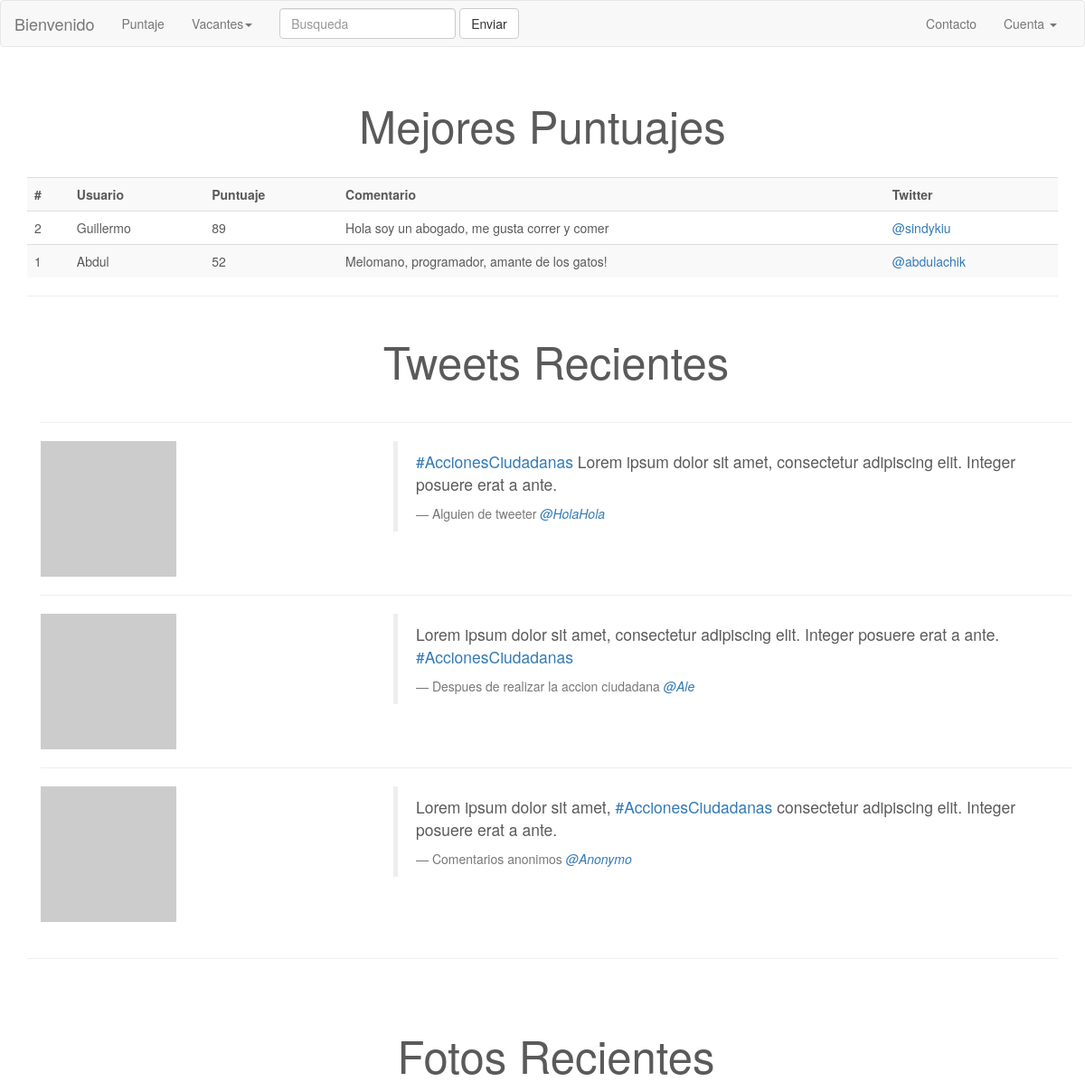
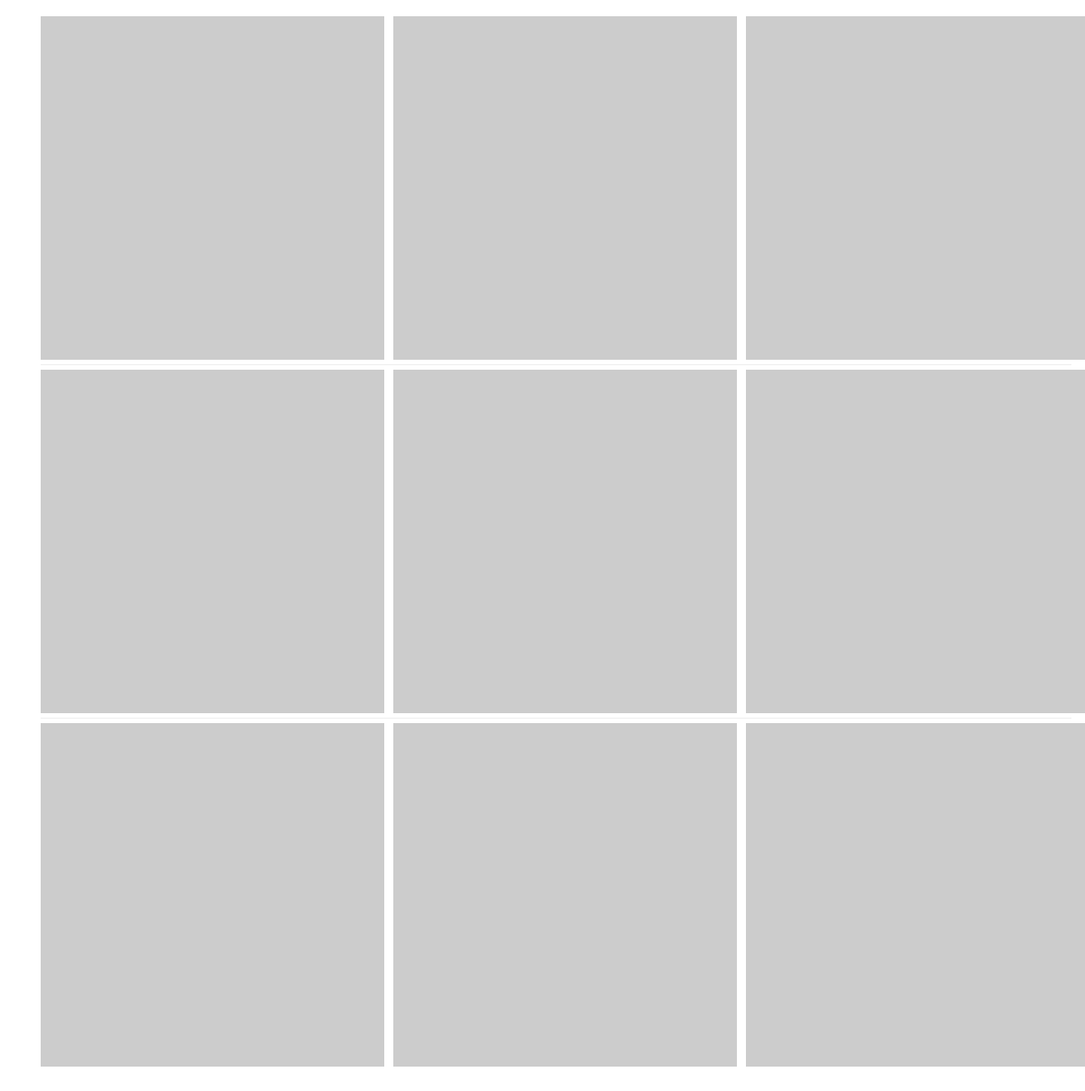
/puntaje, run on the app's committed database (2 pictures, top to bottom).
### models.py (models this page shows, shortened)
class Usuario(UserMixin, Model):
    usuario = CharField(unique=True)
    email = CharField(unique=True)
    password = CharField(max_length=100)
    puntos = IntegerField(default=0)
    twitter_id = CharField(unique=True)
    bio = CharField(max_length=280)
    registro = DateTimeField(default=datetime.datetime.now)
    es_admin = BooleanField(default=False)
    class Meta:
        database = DATABASE
        order_by = ('-registro',)

### run.py (the view)
@app.route('/puntaje')
def puntaje():
	usuarios = models.Usuario.select().order_by(-models.Usuario.puntos)
	return render_template('puntuaje.html', usuarios=usuarios)

### run.py (called while the page is built)
@app.before_request
def antes_request():
	g.db = models.DATABASE
	g.db.connect()
	g.user = current_user

@app.after_request
def despues_request(response):
	g.db.close()
	return response

### templates/puntuaje.html
{% extends 'base.html' %}
{% block content %}
            <div class="container">
                <h1 class="recientes">Mejores Puntuajes</h1>
                <table class="table table-striped">
                  <tr>
                    <th>#</th>
                    <th>Usuario</th>
                    <th>Puntuaje</th>
                    <th>Comentario</th>
                    <th>Twitter</th>
                  </tr>
                 {% for usuario in usuarios %}
                 <tr>
                    <td>{{ usuario.id }}</td>
                    <td>{{ usuario.usuario }}</td>
                    <td>{{ usuario.puntos }}</td>
                    <td>{{ usuario.bio }}</td>
                    <td><a href="http:/www.twitter.com/{{ usuario.twitter_id }}">@{{ usuario.twitter_id }}</a></td>
                  </tr>
                 {% endfor %}
                </table>
        <hr class="pic-divider">
        <div class="container">
            <h2 class="recientes">Tweets Recientes</h2>
            <hr class="tweets-divider">
                <div class="row">
                    <div class="col-md-4">
                        <img src="http://placehold.it/150x150">
                    </div>
                    <div class="col-md-8">
                        <blockquote>
                          <p><a href="#">#AccionesCiudadanas</a> Lorem ipsum dolor sit amet, consectetur adipiscing elit. Integer posuere erat a ante.</p>
                          <footer>Alguien de tweeter <cite title="Source Title"><a href="#">@HolaHola</a></cite></footer>
                        </blockquote>
                    </div>
                </div>
            <hr class="tweets-divider">
                <div class="row">
                    <div class="col-md-4">
                        <img src="http://placehold.it/150x150">
                    </div>
                    <div class="col-md-8">
                        <blockquote>
                          <p>Lorem ipsum dolor sit amet, consectetur adipiscing elit. Integer posuere erat a ante. <a href="#">#AccionesCiudadanas</a></p>
                          <footer>Despues de realizar la accion ciudadana <cite title="Source Title"><a href="#">@Ale</a></cite></footer>
                        </blockquote>
                    </div>
                </div>
            <hr class="tweets-divider">
                <div class="row">
                    <div class="col-md-4">
                        <img src="http://placehold.it/150x150">
                    </div>
                    <div class="col-md-8">
                        <blockquote>
                          <p>Lorem ipsum dolor sit amet, <a href="#">#AccionesCiudadanas</a> consectetur adipiscing elit. Integer posuere erat a ante.</p>
                          <footer>Comentarios anonimos <cite title="Source Title"><a href="#">@Anonymo</a></cite></footer>
                        </blockquote>
                    </div>
                </div>
            </div>
             <hr class="page-divider">
            <div class="container">
                <h2 class="recientes">Fotos Recientes</h2>
                <div class="row">
                    <div class="col-md-4 pic">
                         <a href="#"><img src="http://placehold.it/380x380"></a>
                    </div>
                    <div class="col-md-4 pic">
                        <a href="#"><img src="http://placehold.it/380x380"></a>
                    </div>
                    <div class="col-md-4 pic">
                        <a href="#"><img src="http://placehold.it/380x380"></a>
                    </div>
                </div>
            <hr class="pic-divider">
                 <div class="row">
                    <div class="col-md-4 pic">
                         <a href="#"><img src="http://placehold.it/380x380"></a>
                    </div>
                    <div class="col-md-4 pic">
                        <a href="#"><img src="http://placehold.it/380x380"></a>
                    </div>
                    <div class="col-md-4 pic">
                        <a href="#"><img src="http://placehold.it/380x380"></a>
                    </div>
                </div>
             <hr class="pic-divider">
                 <div class="row">
                    <div class="col-md-4 pic">
                         <a href="#"><img src="http://placehold.it/380x380"></a>
                    </div>
                    <div class="col-md-4 pic">
                        <a href="#"><img src="http://placehold.it/380x380"></a>
                    </div>
                    <div class="col-md-4 pic">
                        <a href="#"><img src="http://placehold.it/380x380"></a>
                    </div>
                </div>
            </div>
    </div>
{% endblock %}

### static/css/styles.css (style rules this page uses)
body { padding-bottom: 40px; color: #5a5a5a; }
.recientes { text-align: center; font-size: 3.5em; padding: 20px; }
.tweets-divider { margin: 20px 0; }
.pic-divider { margin: 5px 0; }
.page-divider { margin:40px 0; }

### data on the page
Usuario: id "2", usuario "Guillermo", puntos "89", bio "Hola soy un abogado, me gusta correr y comer", twitter_id "sindykiu"
Usuario: id "1", usuario "Abdul", puntos "52", bio "Melomano, programador, amante de los gatos!", twitter_id "abdulachik"
